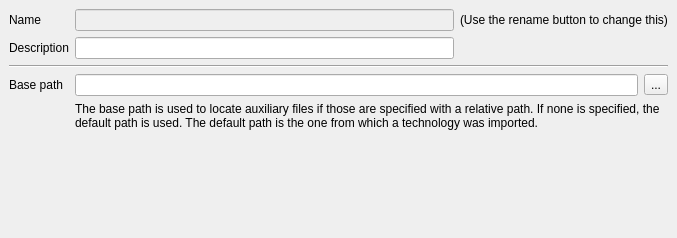
<ui version="4.0" >
 <class>TechBaseEditorPage</class>
 <widget class="QWidget" name="TechBaseEditorPage" >
  <property name="geometry" >
   <rect>
    <x>0</x>
    <y>0</y>
    <width>573</width>
    <height>238</height>
   </rect>
  </property>
  <property name="windowTitle" >
   <string>Form</string>
  </property>
  <layout class="QGridLayout" >
   <property name="margin" >
    <number>9</number>
   </property>
   <property name="spacing" >
    <number>6</number>
   </property>
   <item row="0" column="0" >
    <widget class="QLabel" name="label_4" >
     <property name="text" >
      <string>Name</string>
     </property>
    </widget>
   </item>
   <item row="3" column="1" colspan="2" >
    <widget class="QLineEdit" name="base_path_le" />
   </item>
   <item row="0" column="1" >
    <widget class="QLineEdit" name="name_le" >
     <property name="enabled" >
      <bool>false</bool>
     </property>
    </widget>
   </item>
   <item row="1" column="1" >
    <widget class="QLineEdit" name="desc_le" />
   </item>
   <item row="3" column="0" >
    <widget class="QLabel" name="label_2" >
     <property name="text" >
      <string>Base path</string>
     </property>
    </widget>
   </item>
   <item row="1" column="0" >
    <widget class="QLabel" name="label" >
     <property name="text" >
      <string>Description</string>
     </property>
    </widget>
   </item>
   <item row="5" column="0" colspan="4" >
    <spacer>
     <property name="orientation" >
      <enum>Qt::Vertical</enum>
     </property>
     <property name="sizeHint" >
      <size>
       <width>481</width>
       <height>40</height>
      </size>
     </property>
    </spacer>
   </item>
   <item row="4" column="1" colspan="3" >
    <widget class="QLabel" name="label_3" >
     <property name="text" >
      <string>The base path is used to locate auxiliary files if those are specified with a relative path. If none is specified, the default path is used. The default path is the one from which a technology was imported.</string>
     </property>
     <property name="wordWrap" >
      <bool>true</bool>
     </property>
    </widget>
   </item>
   <item row="2" column="0" colspan="4" >
    <widget class="Line" name="line" >
     <property name="orientation" >
      <enum>Qt::Horizontal</enum>
     </property>
    </widget>
   </item>
   <item row="1" column="2" colspan="2" >
    <spacer>
     <property name="orientation" >
      <enum>Qt::Horizontal</enum>
     </property>
     <property name="sizeHint" >
      <size>
       <width>40</width>
       <height>20</height>
      </size>
     </property>
    </spacer>
   </item>
   <item row="0" column="2" colspan="2" >
    <widget class="QLabel" name="label_5" >
     <property name="text" >
      <string>(Use the rename button to change this)</string>
     </property>
    </widget>
   </item>
   <item row="3" column="3" >
    <widget class="QToolButton" name="browse_pb" >
     <property name="text" >
      <string>...</string>
     </property>
    </widget>
   </item>
  </layout>
 </widget>
 <resources/>
 <connections/>
</ui>
